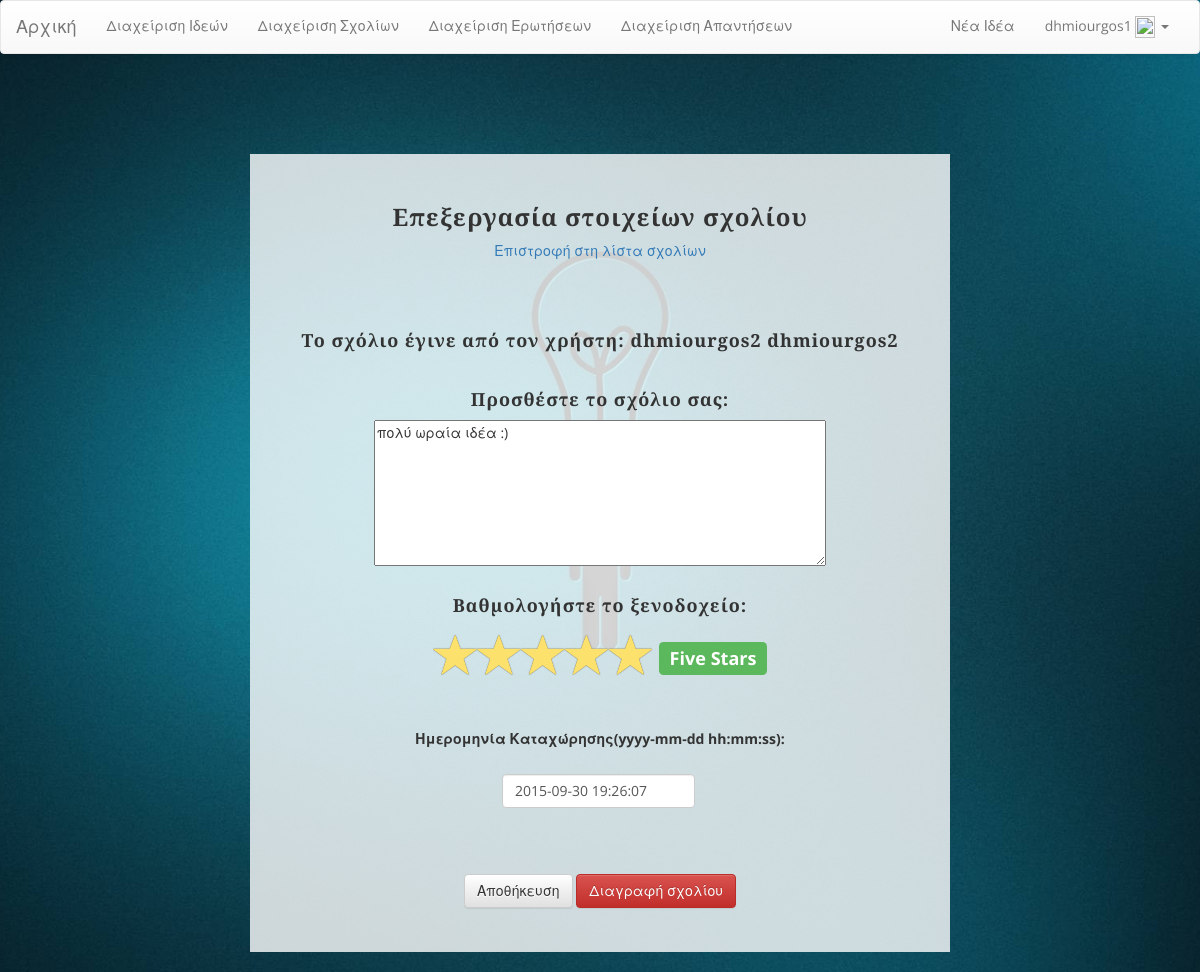
The app's page /IdeasMarketplace/creator/comment_edit.php?id=1 (signed in) with its own data.
### tables this page shows
CREATE TABLE IF NOT EXISTS `users` (
  `id` int(11) NOT NULL,
  `first_name` text NOT NULL,
  `last_name` text NOT NULL,
  `email` text NOT NULL,
  `password` text NOT NULL,
  `type` int(11) NOT NULL,
  `sex` int(11) NOT NULL,
  `age` int(11) NOT NULL,
  `img_temp` tinyint(1) NOT NULL,
  `image` longblob NOT NULL
);

CREATE TABLE IF NOT EXISTS `comments` (
  `id` int(11) NOT NULL,
  `user_id` int(11) NOT NULL,
  `auction_id` int(11) NOT NULL,
  `comment` text NOT NULL,
  `rate` int(11) NOT NULL,
  `date` datetime NOT NULL
);

### IdeasMarketplace/creator/comment_edit.php (the view, shortened to what this page needs)
<?php
include '../functions.php';
if (isset($_SESSION['type']) && $_SESSION['type'] == 2) {
    $conn = sqldb();
    $sql = 'SELECT user_id FROM belongs WHERE auction_id=(SELECT auction_id FROM comments WHERE id=' . $_GET['id'] . ')';
    $result = $conn->query($sql);
    $row = $result->fetch_assoc();
    if ($row['user_id'] == $_SESSION['id']) {
        $sql = 'SELECT user_id,comment,rate,date FROM comments WHERE id=' . $_GET['id'];
        $result = $conn->query($sql);
        $row = $result->fetch_assoc();
        $sql = 'SELECT first_name,last_name FROM users WHERE id=' . $row['user_id'];
        $result = $conn->query($sql);
        $row1 = $result->fetch_assoc();
        ?>
        <html>
            <head>
                <?php styles(); ?>
                <link href="/css/star-rating.min.css" media="all" rel="stylesheet" type="text/css" />
                <link rel="stylesheet" type="text/css" href="/css/jquery.datetimepicker.css">
            </head>
            <body>
                <?php show_header(); ?>
                <div class="container">
                    <div class="row">
                        <div class="box">
                            <center>
                                <h3>Επεξεργασία στοιχείων σχολίου</h3><a href="comments.php">Επιστροφή στη λίστα σχολίων</a><br><br>
                            </center>
                            <br><br>
                            <center>
                                <h4>Το σχόλιο έγινε από τον χρήστη: <?php echo $row1['first_name'] . " " . $row1['last_name']; ?> </h4><br>
                                <form method='post' onsubmit="saveComment();
                                                return false;">
                                    <h4>Προσθέστε το σχόλιο σας:</h4>
                                    <textarea id="com" rows="7" cols="60" placeholder="Γράψτε το σχόλιο σας εδώ ..." required><?php echo $row['comment']; ?></textarea><br><br>
                                    <h4>Βαθμολογήστε το ξενοδοχείο:</h4>
                                    <input id="stars" data-show-clear="false" type="number" value="<?php echo $row['rate']; ?>" class="rating" min=0 max=5 step=1><br><br>
                                    <label>Ημερομηνία Καταχώρησης(yyyy-mm-dd hh:mm:ss):</label>
                                    <br><br>
                                    <div style="margin: 0 0 0 222;" class="col-sm-4">
                                        <input type="text" class="form-control" id="date" name="date" value="<?= $row['date'] ?>" required>
                                    </div>
                                    <br><br><br><br><br>
                                    <button type="submit" onclick="saveComment();" class="btn btn-default">Αποθήκευση</button>
                                    <button onclick="deleteComment();
                                                    return false;" class="btn btn-danger">Διαγραφή σχολίου</button>
                                </form>
                            </center>
                        </div>
                    </div>
                </div>
            </body>
        </html>
        <?php
    } else {
        $conn->close();
        header('Location: ' . "http://$_SERVER[HTTP_HOST]/404.html");
        die();
    }
} else {
    header('Location: ' . "http://$_SERVER[HTTP_HOST]");
    die();
}

### IdeasMarketplace/functions.php (shortened to what this page needs)
<?php
function show_header() {
    if (isset($_SESSION['id'])) {
        $conn = sqldb();
        $sql = "SELECT first_name FROM users WHERE id=" . $_SESSION['id'];
        $result = $conn->query($sql);
        $user = $result->fetch_assoc();
    }
    ?>
    <nav class="navbar navbar-default">
        <div class="container-fluid">
            <div class="navbar-header">
                <a class="navbar-brand" href="/">Αρχική</a>
            </div>
            <div class="collapse navbar-collapse" id="bs-example-navbar-collapse-1">
                <ul class="nav navbar-nav">
                    <?php
                    if (isset($_SESSION['id'])) {
                        if ($_SESSION['type'] == 2) {
                            fix_link("/creator/");
                            echo 'Διαχείριση Ιδεών</a></li>';
                            echo 'Διαχείριση Σχολίων</a></li>';
                            echo 'Διαχείριση Ερωτήσεων</a></li>';
                            echo 'Διαχείριση Απαντήσεων</a></li>';
                        } else if ($_SESSION['type'] == 3) {
                            fix_link("/admin/");
                            echo 'Διαχείριση Χρηστών</a></li>';
                            fix_link("/admin/ideas.php");
                            echo 'Διαχείριση Ιδεών</a></li>';
                            fix_link("/admin/comments.php");
                            echo 'Διαχείριση Σχολίων</a></li>';
                            fix_link("/admin/questions.php");
                            echo 'Διαχείριση Ερωτήσεων</a></li>';
                            fix_link("/admin/answers.php");
                            echo 'Διαχείριση Απαντήσεων</a></li>';
                        }
                    }
                    ?>
                </ul>
                <ul class="nav navbar-nav navbar-right">
                    <?php
                    if (isset($_SESSION['id'])) {
                        if ($_SESSION['type'] == 2) {
                            echo 'Νέα Ιδέα</a></li>';
                        }
                        ?>
                        <li class="dropdown">
                            <a href="#" class="dropdown-toggle" data-toggle="dropdown" role="button" aria-expanded="false"><?= $user['first_name'] ?>
                                <?php if ($_SESSION['img_temp'] == 0) { ?>
                                    <img style="height: 22px;width: 20px;" src="/img/no_image.jpg">
                                <?php } else { ?>
                                    <img style="height: 22px;width: 20px;" src="../image.php">
                                <?php } ?><span class="caret"></span></a>
                            <?php
                        }
                        ?>
                </ul>
            </div>
        </div>
    </nav>
    <?php
}
function sqldb() {
    $conn = new mysqli("localhost", "root", "", "ideas");
    $conn->query("SET NAMES 'utf8'");
    $conn->query("SET CHARACTER SET 'utf8'");
    return $conn;
}
function fix_link($l) {
    echo '<li';
    if (endsWith($_SERVER['REQUEST_URI'], $l)) {
        echo ' class="active"';
    }
    echo '><a href="' . $l . '">';
}
function endsWith($haystack, $needle) {
    return $needle === "" || (($temp = strlen($haystack) - strlen($needle)) >= 0 && strpos($haystack, $needle, $temp) !== FALSE);
}
function styles() {
    ?>
    <link rel="stylesheet" href="https://maxcdn.bootstrapcdn.com/bootstrap/3.3.4/css/bootstrap.min.css">
    <link rel="stylesheet" href="https://maxcdn.bootstrapcdn.com/bootstrap/3.3.4/css/bootstrap-theme.min.css">
    <link rel="stylesheet" href="/css/style.css">
    <?php
}
    ?>

### IdeasMarketplace/css/style.css (style rules this page uses)
body { font-family: "Open Sans","Helvetica Neue",Helvetica,Arial,sans-serif; background: url('../img/bg.jpg') no-repeat center center fixed; -webkit-background-size: cover; -moz-background-size: cover; background-size: cover; -o-background-size: cover; }
h1, h2, h3, h4, h5, h6 { font-family: "Josefin Slab","Helvetica Neue",Helvetica,Arial,sans-serif; font-weight: 700; letter-spacing: 1px; }
.box { margin-bottom: 20px; padding: 30px 15px; background: #fff; background: rgba(255,255,255,0.8); }
@media screen and (min-width:1200px) { .box:after { content: ''; display: table; clear: both; } }

### IdeasMarketplace/creator/comment_edit.php (style rules this page uses)
.container { margin-top:100px; width:700px; }

### records on screen
users: first_name "dhmiourgos1"
users: first_name "dhmiourgos2", last_name "dhmiourgos2"
comments: comment "πολύ ωραία ιδέα :)", date "2015-09-30 19:26:07"
